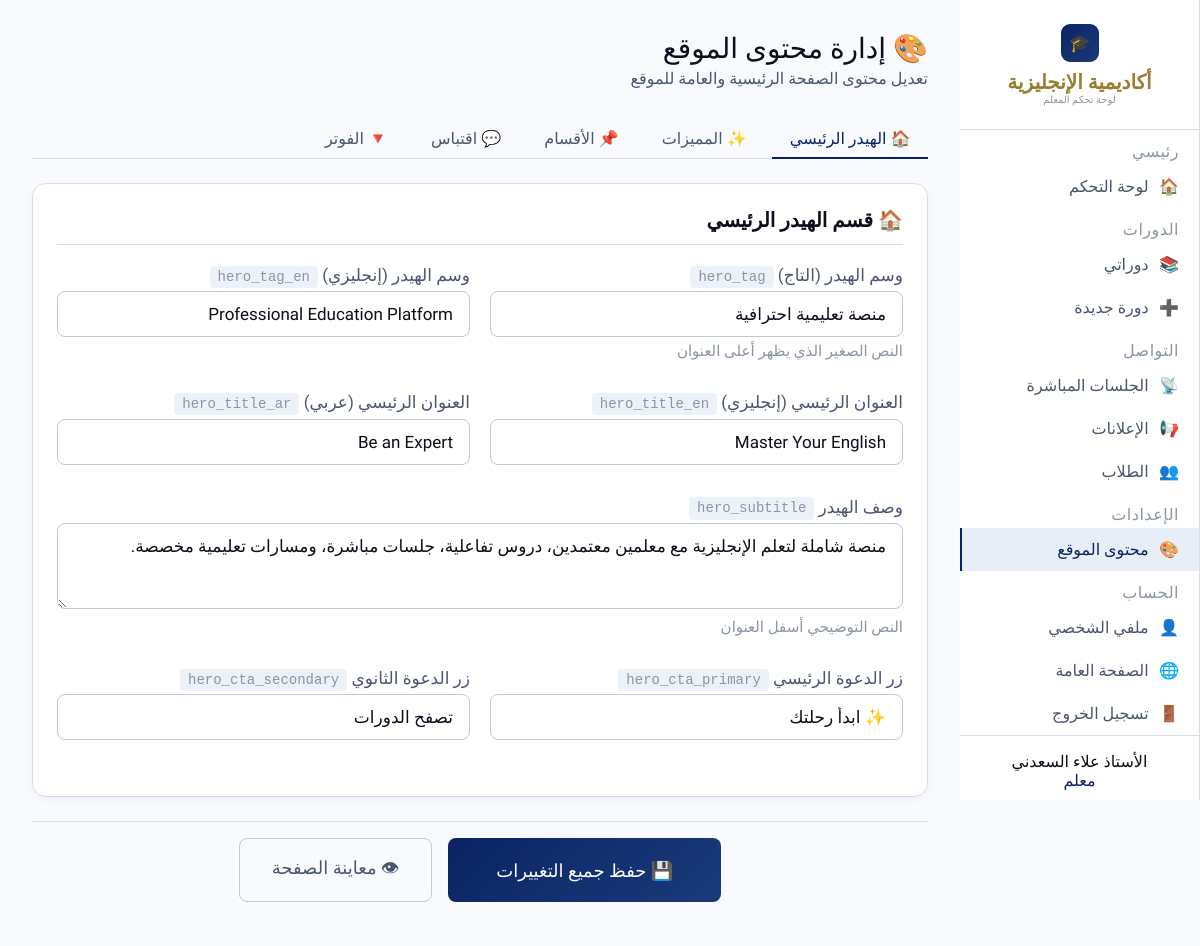
The app's page /teacher/site-content (signed in) with its own data.
### app.py (models this page shows)
class User(UserMixin, db.Model):
    id = db.Column(db.Integer, primary_key=True)
    name = db.Column(db.String(100), nullable=False)
    email = db.Column(db.String(120), unique=True, nullable=False)
    password = db.Column(db.String(200), nullable=False)
    role = db.Column(db.String(20), default='student')  # 'teacher' or 'student'
    avatar = db.Column(db.String(200), default='')
    bio = db.Column(db.Text, default='')
    phone = db.Column(db.String(30), default='')
    whatsapp = db.Column(db.String(50), default='')
    telegram = db.Column(db.String(100), default='')
    hero_photo = db.Column(db.String(200), default='')
    country = db.Column(db.String(60), default='')
    created_at = db.Column(db.DateTime, default=datetime.utcnow)
    is_active_account = db.Column(db.Boolean, default=True)
    bank_account = db.Column(db.String(200), default='')
    bank_name = db.Column(db.String(100), default='')
    wallet_vodafone = db.Column(db.String(50), default='')
    wallet_instapay = db.Column(db.String(100), default='')
    wallet_stcpay = db.Column(db.String(50), default='')
    wallet_other = db.Column(db.String(200), default='')
    payment_notes = db.Column(db.Text, default='')
    enrollments = db.relationship('Enrollment', backref='student', lazy=True)
    progress = db.relationship('Progress', backref='student', lazy=True)

class SiteContent(db.Model):
    id = db.Column(db.Integer, primary_key=True)
    key = db.Column(db.String(100), unique=True, nullable=False)
    value = db.Column(db.Text, default='')
    value_ar = db.Column(db.Text, default='')  # Arabic value
    content_type = db.Column(db.String(20), default='text')  # text, html, markdown
    section = db.Column(db.String(50), default='general')  # hero, features, quote, footer
    description = db.Column(db.String(200), default='')
    updated_at = db.Column(db.DateTime, default=datetime.utcnow, onupdate=datetime.utcnow)
    teacher_id = db.Column(db.Integer, db.ForeignKey('user.id'), nullable=False)
    teacher = db.relationship('User', backref='site_contents')

### app.py (the view, shortened to what this page needs)
@app.route('/teacher/site-content', methods=['GET', 'POST'])
@login_required
def teacher_site_content():
    if current_user.role != 'teacher':
        return redirect(url_for('dashboard'))
    contents = SiteContent.query.filter_by(teacher_id=current_user.id).all()
    content_dict = {c.key: c for c in contents}
    default_keys = [
        ('hero_tag', 'hero', 'Hero tag text (e.g., منصة تعليمية احترافية)'),
        ('hero_title_en', 'hero', 'Hero English title'),
        ('hero_title_ar', 'hero', 'Hero Arabic title'),
        ('hero_subtitle', 'hero', 'Hero subtitle/description'),
        ('hero_cta_primary', 'hero', 'Primary CTA button text'),
        ('hero_cta_secondary', 'hero', 'Secondary CTA button text'),
        ('features_title', 'sections', 'Features section title'),
        ('features_title_full', 'sections', 'Features section full title (e.g., خدماتنا المميزة)'),
        ('features_subtitle', 'sections', 'Features section subtitle'),
        ('feature_1_title', 'features', 'Feature 1 title'),
        ('feature_1_desc', 'features', 'Feature 1 description'),
        ('feature_2_title', 'features', 'Feature 2 title'),
        ('feature_2_desc', 'features', 'Feature 2 description'),
        ('feature_3_title', 'features', 'Feature 3 title'),
        ('feature_3_desc', 'features', 'Feature 3 description'),
        ('feature_4_title', 'features', 'Feature 4 title'),
        ('feature_4_desc', 'features', 'Feature 4 description'),
        ('feature_5_title', 'features', 'Feature 5 title'),
        ('feature_5_desc', 'features', 'Feature 5 description'),
        ('feature_6_title', 'features', 'Feature 6 title'),
        ('feature_6_desc', 'features', 'Feature 6 description'),
        ('quote_text', 'quote', 'Quote text'),
        ('quote_author', 'quote', 'Quote author'),
        ('courses_title', 'sections', 'Courses section title'),
        ('courses_subtitle', 'sections', 'Courses section subtitle'),
        ('live_title', 'sections', 'Live sessions section title'),
        ('live_subtitle', 'sections', 'Live sessions section subtitle'),
        ('announcements_title', 'sections', 'Announcements section title'),
        ('footer_brand_name', 'footer', 'Footer brand name'),
        ('footer_brand_desc', 'footer', 'Footer brand description'),
        ('footer_copyright', 'footer', 'Footer copyright text'),
        ('nav_courses', 'nav', 'Navigation - Courses'),
        ('nav_live', 'nav', 'Navigation - Live Sessions'),
        ('nav_announcements', 'nav', 'Navigation - Announcements'),
    ]
    for key, section, desc in default_keys:
        if key not in content_dict:
            default_content = SiteContent(
                key=key,
                value='',
                value_ar='',
                section=section,
                description=desc,
                teacher_id=current_user.id
            )
            db.session.add(default_content)
            content_dict[key] = default_content
    db.session.commit()
    pending = Enrollment.query.join(Course).filter(Course.teacher_id == current_user.id, Enrollment.is_approved == False).count()
    return render_template('teacher/site_content.html', content_dict=content_dict, pending=pending)

### app.py (called while the page is built)
@login_manager.user_loader
def load_user(user_id):
    return User.query.get(int(user_id))

### templates/teacher/site_content.html (shortened to what this page needs)
{% extends "base.html" %}
{% block body %}
<div class="sidebar">
  <div class="sb-logo">
    <div class="ic">🎓</div>
    <h2>أكاديمية الإنجليزية</h2>
    <p>لوحة تحكم المعلم</p>
  </div>
  <div class="sb-section">رئيسي</div>
  <a href="{{ url_for('teacher_dashboard') }}" class="sb-link"><span class="ic">🏠</span>لوحة التحكم</a>
  <div class="sb-section">الدورات</div>
  <a href="{{ url_for('teacher_courses') }}" class="sb-link"><span class="ic">📚</span>دوراتي</a>
  <a href="{{ url_for('new_course') }}" class="sb-link"><span class="ic">➕</span>دورة جديدة</a>
  <div class="sb-section">التواصل</div>
  <a href="{{ url_for('teacher_live') }}" class="sb-link"><span class="ic">📡</span>الجلسات المباشرة</a>
  <a href="{{ url_for('teacher_announcements') }}" class="sb-link"><span class="ic">📢</span>الإعلانات</a>
  <a href="{{ url_for('teacher_students') }}" class="sb-link"><span class="ic">👥</span>الطلاب </a>
  <div class="sb-section">الإعدادات</div>
  <a href="{{ url_for('teacher_site_content') }}" class="sb-link active"><span class="ic">🎨</span>محتوى الموقع</a>
  <div class="sb-section">الحساب</div>
  <a href="{{ url_for('teacher_profile') }}" class="sb-link"><span class="ic">👤</span>ملفي الشخصي</a>
  <a href="{{ url_for('index') }}" class="sb-link" target="_blank"><span class="ic">🌐</span>الصفحة العامة</a>
  <a href="{{ url_for('logout') }}" class="sb-link"><span class="ic">🚪</span>تسجيل الخروج</a>
  <div class="sb-user">
    <div class="name">{{ current_user.name }}</div>
    <div class="role">معلم</div>
  </div>
</div>
<div class="main">
  <div class="page-title">🎨 إدارة محتوى الموقع</div>
  <div class="page-sub">تعديل محتوى الصفحة الرئيسية والعامة للموقع</div>
  <form method="POST" action="{{ url_for('teacher_site_content') }}">
    <div class="tabs">
      <button type="button" class="tab-btn active" onclick="showTab('hero',this)">🏠 الهيدر الرئيسي</button>
      <button type="button" class="tab-btn" onclick="showTab('features',this)">✨ المميزات</button>
      <button type="button" class="tab-btn" onclick="showTab('sections',this)">📌 الأقسام</button>
      <button type="button" class="tab-btn" onclick="showTab('quote',this)">💬 اقتباس</button>
      <button type="button" class="tab-btn" onclick="showTab('footer',this)">🔻 الفوتر</button>
    </div>
    <div id="tab-hero" class="tab-content active">
      <div class="content-section">
        <div class="section-title">🏠 قسم الهيدر الرئيسي</div>
        <div class="form-row">
          <div class="form-group">
            <label class="form-label">وسم الهيدر (التاج) <span class="content-key">hero_tag</span></label>
            <input type="text" name="content_hero_tag" class="form-input" value="{{ content_dict.hero_tag.value_ar if content_dict.hero_tag else 'منصة تعليمية احترافية' }}">
            <div class="help-text">النص الصغير الذي يظهر أعلى العنوان</div>
          </div>
          <div class="form-group">
            <label class="form-label">وسم الهيدر (إنجليزي) <span class="content-key">hero_tag_en</span></label>
            <input type="text" name="content_hero_tag" class="form-input" value="{{ content_dict.hero_tag.value if content_dict.hero_tag else 'Professional Education Platform' }}">
          </div>
        </div>
        <div class="form-row">
          <div class="form-group">
            <label class="form-label">العنوان الرئيسي (إنجليزي) <span class="content-key">hero_title_en</span></label>
            <input type="text" name="content_hero_title_en" class="form-input" value="{{ content_dict.hero_title_en.value if content_dict.hero_title_en else 'Master Your English' }}">
          </div>
          <div class="form-group">
            <label class="form-label">العنوان الرئيسي (عربي) <span class="content-key">hero_title_ar</span></label>
            <input type="text" name="content_hero_title_ar" class="form-input" value="{{ content_dict.hero_title_ar.value_ar if content_dict.hero_title_ar else 'أتقن الإنجليزية' }}">
          </div>
        </div>
        <div class="form-row full">
          <div class="form-group">
            <label class="form-label">وصف الهيدر <span class="content-key">hero_subtitle</span></label>
            <textarea name="content_hero_subtitle" class="form-input" rows="3">{{ content_dict.hero_subtitle.value_ar if content_dict.hero_subtitle else 'منصة شاملة لتعلم الإنجليزية مع معلمين معتمدين، دروس تفاعلية، جلسات مباشرة، ومسارات تعليمية مخصصة.' }}</textarea>
            <div class="help-text">النص التوضيحي أسفل العنوان</div>
          </div>
        </div>
        <div class="form-row">
          <div class="form-group">
            <label class="form-label">زر الدعوة الرئيسي <span class="content-key">hero_cta_primary</span></label>
            <input type="text" name="content_hero_cta_primary" class="form-input" value="{{ content_dict.hero_cta_primary.value_ar if content_dict.hero_cta_primary else '✨ ابدأ رحلتك' }}">
          </div>
          <div class="form-group">
            <label class="form-label">زر الدعوة الثانوي <span class="content-key">hero_cta_secondary</span></label>
            <input type="text" name="content_hero_cta_secondary" class="form-input" value="{{ content_dict.hero_cta_secondary.value_ar if content_dict.hero_cta_secondary else 'تصفح الدورات' }}">
          </div>
        </div>
      </div>
    </div>
      {% set default_titles = ['دروس مسجلة', 'جلسات مباشرة', 'شخصي ومجموعات', 'نحو وكتابة', 'دروس الأطفال', 'معلمون خبراء'] %}
      {% set default_descs = [
        'مكتبة واسعة من الدروس المسجلة في النحو، المفردات، المحادثة، والاستماع',
        'جلسات أسبوعية مباشرة مع المعلمين للتدريب، الأسئلة، وتمارين المحادثة',
        'جلسات فردية مع معلمك وجلسات جماعية للتحفيز',
        'دورات نحو شاملة وورش كتابة لتطوير مهاراتك',
        'جلسات مباشرة للأطفال لتعلم الإنجليزية بطريقة ممتعة',
        'فريق من المعلمين المعتمدين بخبرة سنوات وشهادات دولية'
      ] %}
    <div style="position:sticky;bottom:0;background:var(--bg);padding:1rem 0;border-top:0.5px solid var(--bd);display:flex;gap:1rem;justify-content:center;z-index:100;">
      <button type="submit" class="btn btn-primary" style="padding:1rem 3rem;font-size:18px;">💾 حفظ جميع التغييرات</button>
      <a href="{{ url_for('index') }}" target="_blank" class="btn btn-ghost" style="padding:1rem 2rem;font-size:18px;">👁 معاينة الصفحة</a>
    </div>
  </form>
</div>
{% endblock %}

### templates/base.html (style rules this page uses)
* { margin:0;padding:0;box-sizing:border-box; }
:root { --gold:#C9A84C; --gold-l:#E8C96A; --gold-d:#9A7D2E; --gold-bg:#FFF8E7; --gold-bd:#F0E0B0; --blue:#0A2463; --blue-l:#1A3A7A; --blue-d:#051838; --blue-bg:#E8EEF8; --blue-bd:#B8C8E0; --bg:#F8FAFD; --bg2:#FFFFFF; --bg3:#EDF1F8; --tx:#0A0E1A; --tx2:#4A5570; --tx3:#8A95A8; --bd:#D8DEE8; --bd2:#C0C8D8; --red:#DC2626; --red-bg:#FEF2F2; --red-bd:#FECACA; --gradient-blue:linear-gradient(135deg, #0A2463, #1A3A7A); --gradient-gold:linear-gradient(135deg, #C9A84C, #E8C96A); --shadow-blue:0 4px 20px rgba(10,36,99,0.15); --shadow-gold:0 4px 20px rgba(201,168,76,0.25); }
body { font-family:'Tajawal',sans-serif;font-size:18px;background:var(--bg);color:var(--tx);min-height:100vh;direction:rtl;text-align:right; }
a { text-decoration:none;color:inherit; }
.btn { display:inline-flex;align-items:center;gap:.4rem;padding:.65rem 1.4rem;border-radius:8px;font-family:'Tajawal',sans-serif;font-size:17px;font-weight:500;cursor:pointer;border:none;transition:all .2s; }
.btn-primary { background:var(--gradient-blue);color:#fff; }
.btn-ghost { background:transparent;border:0.5px solid var(--bd2);color:var(--tx2); }
.form-group { margin-bottom:1.1rem; }
.form-label { display:block;font-size:17px;color:var(--tx2);margin-bottom:.4rem;font-weight:500; }
.form-input { width:100%;padding:.75rem 1rem;border:0.5px solid var(--bd2);border-radius:8px;font-family:'Tajawal',sans-serif;font-size:17px;background:#fff;color:var(--tx);outline:none;transition:border-color .2s,box-shadow .2s; }
textarea.form-input { resize:vertical;min-height:100px; }

### records on screen
User: name "الأستاذ علاء السعدني"
SiteContent: content_hero_tag "منصة تعليمية احترافية", content_hero_tag "Professional Education Platform"
SiteContent: content_hero_title_en "Master Your English"
SiteContent: content_hero_title_ar "Be an Expert"
SiteContent: content_hero_subtitle "منصة شاملة لتعلم الإنجليزية مع معلمين معتمدين، دروس تفاعلية، جلسات مباشرة، ومسارات تعليمية مخصصة."
SiteContent: content_hero_cta_primary "✨ ابدأ رحلتك"
SiteContent: content_hero_cta_secondary "تصفح الدورات"
